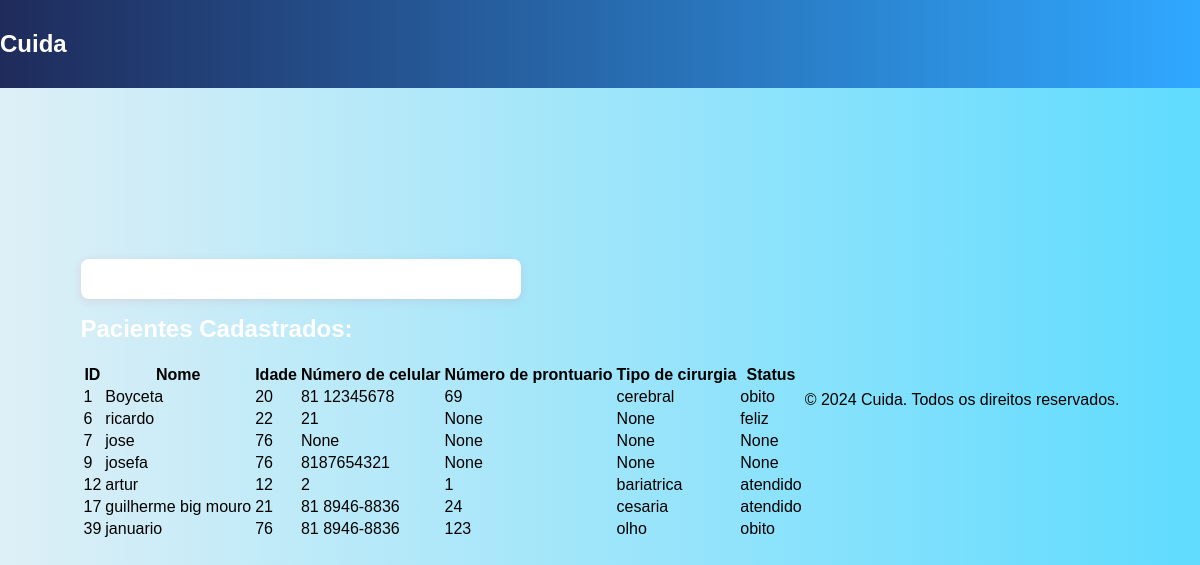
The app's page /pacientes/ with its own data.
### app_cuida/models.py (models this page shows, shortened)
class Paciente(models.Model):
    id_paciente = models.AutoField(primary_key=True)
    nome = models.CharField(max_length=25, null=True, blank=True)
    idade = models.IntegerField(null=True, blank=True)
    numero_celular = models.CharField(max_length=15, null=True, blank=True)
    numero_prontuario = models.CharField(max_length=15, null=True, blank=True)
    tipo_cirurgia = models.CharField(max_length=15, null=True, blank=True)
    status = models.CharField(max_length=15, null=True, blank=True)

### app_cuida/views.py (the view, shortened to what this page needs)
# urls.py: path('pacientes/', views.pacientes, name='listagem_pacientes'),
def pacientes(request):
    context = {
        'form': PacienteForm(),
        'pacientes': Paciente.objects.all(),
    }
    return render(request, 'cadastro/pacientes.html', context)

### app_cuida/templates/cadastro/pacientes.html (shortened to what this page needs)
{% extends 'base/base.html' %}
{% block content %}
<div class="container"></div>
<h1>Pacientes Cadastrados:</h1>
    <table class=" table table-bordered table-striped">
        <tr>
            <th>ID</th>
            <th>Nome</th>
            <th>Idade</th>
            <th>Número de celular</th>
            <th>Número de prontuario</th>
            <th>Tipo de cirurgia</th>
            <th>Status</th>
        </tr>
        {% for paciente in pacientes %}
        <tr>
            <td>{{paciente.id_paciente}}</td>
            <td>{{paciente.nome}}</td>
            <td>{{paciente.idade}}</td>
            <td>{{paciente.numero_celular}}</td>
            <td>{{paciente.numero_prontuario}}</td>
            <td>{{paciente.tipo_cirurgia}}</td>
            <td>{{paciente.status}}</td>
        </tr>
        {% endfor %}
    </table>
{% endblock %}

### app_cuida/static/css/base.css (style rules this page uses)
body { font-family: Arial, sans-serif; background: linear-gradient(to right, #cbe6f1a2, #30d1fec5); margin: 0; padding: 0; display: flex; justify-content: center; align-items: center; height: 100vh; }
.container { background-color: #fff; padding: 20px; border-radius: 8px; box-shadow: 0 2px 10px rgba(199, 25, 25, 0.1); max-width: 400px; width: 100%; }
h1 { font-size: 24px; margin-bottom: 20px; color: #fff; }

### records on screen
Paciente: id_paciente "1", nome "Boyceta", idade "20", numero_celular "81 12345678", numero_prontuario "69", tipo_cirurgia "cerebral", status "obito"
Paciente: id_paciente "6", nome "ricardo", idade "22", numero_celular "21", numero_prontuario "None", tipo_cirurgia "None", status "feliz"
Paciente: id_paciente "7", nome "jose", idade "76", numero_celular "None", numero_prontuario "None", tipo_cirurgia "None", status "None"
Paciente: id_paciente "9", nome "josefa", idade "76", numero_celular "8187654321", numero_prontuario "None", tipo_cirurgia "None", status "None"
Paciente: id_paciente "12", nome "artur", idade "12", numero_celular "2", numero_prontuario "1", tipo_cirurgia "bariatrica", status "atendido"
Paciente: id_paciente "17", nome "guilherme big mouro", idade "21", numero_celular "81 8946-8836", numero_prontuario "24", tipo_cirurgia "cesaria", status "atendido"
Paciente: id_paciente "39", nome "januario", idade "76", numero_celular "81 8946-8836", numero_prontuario "123", tipo_cirurgia "olho", status "obito"
